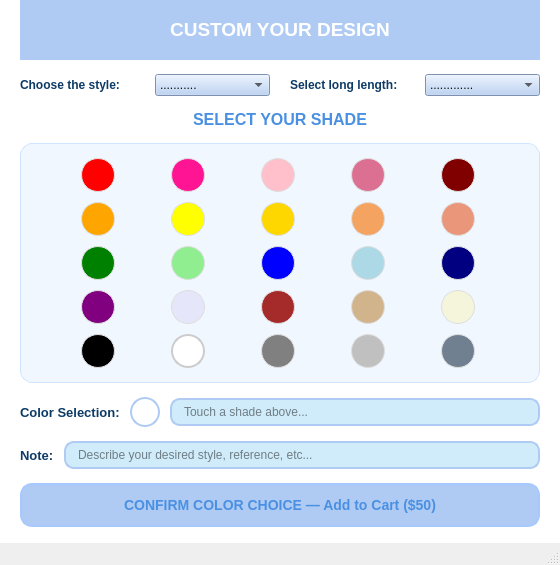
<?xml version="1.0" encoding="UTF-8"?>
<ui version="4.0">
 <class>SelfCustomWindow</class>
 <widget class="QMainWindow" name="SelfCustomWindow">
  <property name="geometry">
   <rect><x>0</x><y>0</y><width>560</width><height>520</height></rect>
  </property>
  <property name="windowTitle"><string>Custom Your Design</string></property>
  <property name="styleSheet">
   <string notr="true">#centralwidget { background-color: #FFFFFF; color: #000000; } QLabel { color: #000000; }</string>
  </property>

  <widget class="QWidget" name="centralwidget">
   <layout class="QVBoxLayout" name="verticalLayout">
    <property name="spacing"><number>14</number></property>
    <property name="leftMargin"><number>20</number></property>
    <property name="topMargin"><number>0</number></property>
    <property name="rightMargin"><number>20</number></property>
    <property name="bottomMargin"><number>16</number></property>

    <!-- Header -->
    <item>
     <widget class="QLabel" name="labelHeader">
      <property name="text"><string>&lt;html&gt;&lt;body&gt;&lt;p align="center"&gt;&lt;span style="font-size:14pt; font-weight:600;"&gt;CUSTOM YOUR DESIGN&lt;/span&gt;&lt;/p&gt;&lt;/body&gt;&lt;/html&gt;</string></property>
      <property name="maximumSize"><size><width>16777215</width><height>60</height></size></property>
      <property name="minimumSize"><size><width>0</width><height>60</height></size></property>
      <property name="styleSheet">
       <string notr="true">color: white; font-size: 14px; background-color: #AFCBF3;</string>
      </property>
     </widget>
    </item>

    <!-- Style + Length combos row -->
    <item>
     <layout class="QHBoxLayout" name="comboRow">
      <property name="spacing"><number>20</number></property>
      <item>
       <widget class="QLabel" name="chooseTheStyleLabel">
        <property name="text"><string>Choose the style:</string></property>
        <property name="styleSheet"><string notr="true">font-weight: bold; color: #0D3B66;</string></property>
       </widget>
      </item>
      <item>
       <widget class="QComboBox" name="chooseTheStyleComboBox">
        <property name="styleSheet"><string notr="true">background-color: #AFCBF3; color: rgb(15,15,15);</string></property>
        <item><property name="text"><string>...........</string></property></item>
        <item><property name="text"><string>Square</string></property></item>
        <item><property name="text"><string>Round</string></property></item>
        <item><property name="text"><string>Oval</string></property></item>
        <item><property name="text"><string>Almond</string></property></item>
        <item><property name="text"><string>Stiletto</string></property></item>
       </widget>
      </item>
      <item>
       <widget class="QLabel" name="chooseTheStyleLabel_2">
        <property name="text"><string>Select long length:</string></property>
        <property name="styleSheet"><string notr="true">font-weight: bold; color: #0D3B66;</string></property>
       </widget>
      </item>
      <item>
       <widget class="QComboBox" name="chooseTheStyleComboBox_2">
        <property name="styleSheet"><string notr="true">background-color: #AFCBF3; color: rgb(15,15,15);</string></property>
        <item><property name="text"><string>.............</string></property></item>
        <item><property name="text"><string>Short</string></property></item>
        <item><property name="text"><string>Medium</string></property></item>
        <item><property name="text"><string>Long</string></property></item>
        <item><property name="text"><string>Extra Long</string></property></item>
       </widget>
      </item>
     </layout>
    </item>

    <!-- Color palette section -->
    <item>
     <widget class="QLabel" name="labelTitle">
      <property name="text"><string>SELECT YOUR SHADE</string></property>
      <property name="alignment"><set>Qt::AlignCenter</set></property>
      <property name="styleSheet">
       <string notr="true">font-size: 16px; font-weight: bold; color: #4A90E2;</string>
      </property>
     </widget>
    </item>

    <item>
     <widget class="QFrame" name="paletteFrame">
      <property name="styleSheet">
       <string notr="true">QFrame { background-color: #F0F7FF; border-radius: 12px; border: 1px solid #CFE4FF; }</string>
      </property>
      <layout class="QGridLayout" name="gridLayoutColors">
       <property name="spacing"><number>10</number></property>
       <property name="leftMargin"><number>14</number></property>
       <property name="topMargin"><number>14</number></property>
       <property name="rightMargin"><number>14</number></property>
       <property name="bottomMargin"><number>14</number></property>
       <!-- Row 0 -->
       <item row="0" column="0"><widget class="QPushButton" name="color_1"><property name="maximumSize"><size><width>34</width><height>34</height></size></property><property name="minimumSize"><size><width>34</width><height>34</height></size></property><property name="styleSheet"><string notr="true">background-color: #FF0000; border-radius: 17px; border: 1px solid #ddd;</string></property><property name="text"><string/></property><property name="toolTip"><string>Red</string></property></widget></item>
       <item row="0" column="1"><widget class="QPushButton" name="color_2"><property name="maximumSize"><size><width>34</width><height>34</height></size></property><property name="minimumSize"><size><width>34</width><height>34</height></size></property><property name="styleSheet"><string notr="true">background-color: #FF1493; border-radius: 17px; border: 1px solid #ddd;</string></property><property name="text"><string/></property><property name="toolTip"><string>Deep Pink</string></property></widget></item>
       <item row="0" column="2"><widget class="QPushButton" name="color_3"><property name="maximumSize"><size><width>34</width><height>34</height></size></property><property name="minimumSize"><size><width>34</width><height>34</height></size></property><property name="styleSheet"><string notr="true">background-color: #FFC0CB; border-radius: 17px; border: 1px solid #ddd;</string></property><property name="text"><string/></property><property name="toolTip"><string>Pink</string></property></widget></item>
       <item row="0" column="3"><widget class="QPushButton" name="color_4"><property name="maximumSize"><size><width>34</width><height>34</height></size></property><property name="minimumSize"><size><width>34</width><height>34</height></size></property><property name="styleSheet"><string notr="true">background-color: #DB7093; border-radius: 17px; border: 1px solid #ddd;</string></property><property name="text"><string/></property><property name="toolTip"><string>Pale Violet Red</string></property></widget></item>
       <item row="0" column="4"><widget class="QPushButton" name="color_5"><property name="maximumSize"><size><width>34</width><height>34</height></size></property><property name="minimumSize"><size><width>34</width><height>34</height></size></property><property name="styleSheet"><string notr="true">background-color: #800000; border-radius: 17px; border: 1px solid #ddd;</string></property><property name="text"><string/></property><property name="toolTip"><string>Maroon</string></property></widget></item>
       <!-- Row 1 -->
       <item row="1" column="0"><widget class="QPushButton" name="color_6"><property name="maximumSize"><size><width>34</width><height>34</height></size></property><property name="minimumSize"><size><width>34</width><height>34</height></size></property><property name="styleSheet"><string notr="true">background-color: #FFA500; border-radius: 17px; border: 1px solid #ddd;</string></property><property name="text"><string/></property><property name="toolTip"><string>Orange</string></property></widget></item>
       <item row="1" column="1"><widget class="QPushButton" name="color_7"><property name="maximumSize"><size><width>34</width><height>34</height></size></property><property name="minimumSize"><size><width>34</width><height>34</height></size></property><property name="styleSheet"><string notr="true">background-color: #FFFF00; border-radius: 17px; border: 1px solid #ddd;</string></property><property name="text"><string/></property><property name="toolTip"><string>Yellow</string></property></widget></item>
       <item row="1" column="2"><widget class="QPushButton" name="color_8"><property name="maximumSize"><size><width>34</width><height>34</height></size></property><property name="minimumSize"><size><width>34</width><height>34</height></size></property><property name="styleSheet"><string notr="true">background-color: #FFD700; border-radius: 17px; border: 1px solid #ddd;</string></property><property name="text"><string/></property><property name="toolTip"><string>Gold</string></property></widget></item>
       <item row="1" column="3"><widget class="QPushButton" name="color_9"><property name="maximumSize"><size><width>34</width><height>34</height></size></property><property name="minimumSize"><size><width>34</width><height>34</height></size></property><property name="styleSheet"><string notr="true">background-color: #F4A460; border-radius: 17px; border: 1px solid #ddd;</string></property><property name="text"><string/></property><property name="toolTip"><string>Sandy Brown</string></property></widget></item>
       <item row="1" column="4"><widget class="QPushButton" name="color_10"><property name="maximumSize"><size><width>34</width><height>34</height></size></property><property name="minimumSize"><size><width>34</width><height>34</height></size></property><property name="styleSheet"><string notr="true">background-color: #E9967A; border-radius: 17px; border: 1px solid #ddd;</string></property><property name="text"><string/></property><property name="toolTip"><string>Dark Salmon</string></property></widget></item>
       <!-- Row 2 -->
       <item row="2" column="0"><widget class="QPushButton" name="color_11"><property name="maximumSize"><size><width>34</width><height>34</height></size></property><property name="minimumSize"><size><width>34</width><height>34</height></size></property><property name="styleSheet"><string notr="true">background-color: #008000; border-radius: 17px; border: 1px solid #ddd;</string></property><property name="text"><string/></property><property name="toolTip"><string>Green</string></property></widget></item>
       <item row="2" column="1"><widget class="QPushButton" name="color_12"><property name="maximumSize"><size><width>34</width><height>34</height></size></property><property name="minimumSize"><size><width>34</width><height>34</height></size></property><property name="styleSheet"><string notr="true">background-color: #90EE90; border-radius: 17px; border: 1px solid #ddd;</string></property><property name="text"><string/></property><property name="toolTip"><string>Light Green</string></property></widget></item>
       <item row="2" column="2"><widget class="QPushButton" name="color_13"><property name="maximumSize"><size><width>34</width><height>34</height></size></property><property name="minimumSize"><size><width>34</width><height>34</height></size></property><property name="styleSheet"><string notr="true">background-color: #0000FF; border-radius: 17px; border: 1px solid #ddd;</string></property><property name="text"><string/></property><property name="toolTip"><string>Blue</string></property></widget></item>
       <item row="2" column="3"><widget class="QPushButton" name="color_14"><property name="maximumSize"><size><width>34</width><height>34</height></size></property><property name="minimumSize"><size><width>34</width><height>34</height></size></property><property name="styleSheet"><string notr="true">background-color: #ADD8E6; border-radius: 17px; border: 1px solid #ddd;</string></property><property name="text"><string/></property><property name="toolTip"><string>Light Blue</string></property></widget></item>
       <item row="2" column="4"><widget class="QPushButton" name="color_15"><property name="maximumSize"><size><width>34</width><height>34</height></size></property><property name="minimumSize"><size><width>34</width><height>34</height></size></property><property name="styleSheet"><string notr="true">background-color: #000080; border-radius: 17px; border: 1px solid #ddd;</string></property><property name="text"><string/></property><property name="toolTip"><string>Navy</string></property></widget></item>
       <!-- Row 3 -->
       <item row="3" column="0"><widget class="QPushButton" name="color_16"><property name="maximumSize"><size><width>34</width><height>34</height></size></property><property name="minimumSize"><size><width>34</width><height>34</height></size></property><property name="styleSheet"><string notr="true">background-color: #800080; border-radius: 17px; border: 1px solid #ddd;</string></property><property name="text"><string/></property><property name="toolTip"><string>Purple</string></property></widget></item>
       <item row="3" column="1"><widget class="QPushButton" name="color_17"><property name="maximumSize"><size><width>34</width><height>34</height></size></property><property name="minimumSize"><size><width>34</width><height>34</height></size></property><property name="styleSheet"><string notr="true">background-color: #E6E6FA; border-radius: 17px; border: 1px solid #ddd;</string></property><property name="text"><string/></property><property name="toolTip"><string>Lavender</string></property></widget></item>
       <item row="3" column="2"><widget class="QPushButton" name="color_18"><property name="maximumSize"><size><width>34</width><height>34</height></size></property><property name="minimumSize"><size><width>34</width><height>34</height></size></property><property name="styleSheet"><string notr="true">background-color: #A52A2A; border-radius: 17px; border: 1px solid #ddd;</string></property><property name="text"><string/></property><property name="toolTip"><string>Brown</string></property></widget></item>
       <item row="3" column="3"><widget class="QPushButton" name="color_19"><property name="maximumSize"><size><width>34</width><height>34</height></size></property><property name="minimumSize"><size><width>34</width><height>34</height></size></property><property name="styleSheet"><string notr="true">background-color: #D2B48C; border-radius: 17px; border: 1px solid #ddd;</string></property><property name="text"><string/></property><property name="toolTip"><string>Tan</string></property></widget></item>
       <item row="3" column="4"><widget class="QPushButton" name="color_20"><property name="maximumSize"><size><width>34</width><height>34</height></size></property><property name="minimumSize"><size><width>34</width><height>34</height></size></property><property name="styleSheet"><string notr="true">background-color: #F5F5DC; border-radius: 17px; border: 1px solid #ddd;</string></property><property name="text"><string/></property><property name="toolTip"><string>Beige</string></property></widget></item>
       <!-- Row 4 -->
       <item row="4" column="0"><widget class="QPushButton" name="color_21"><property name="maximumSize"><size><width>34</width><height>34</height></size></property><property name="minimumSize"><size><width>34</width><height>34</height></size></property><property name="styleSheet"><string notr="true">background-color: #000000; border-radius: 17px; border: 1px solid #ddd;</string></property><property name="text"><string/></property><property name="toolTip"><string>Black</string></property></widget></item>
       <item row="4" column="1"><widget class="QPushButton" name="color_22"><property name="maximumSize"><size><width>34</width><height>34</height></size></property><property name="minimumSize"><size><width>34</width><height>34</height></size></property><property name="styleSheet"><string notr="true">background-color: #FFFFFF; border-radius: 17px; border: 2px solid #ccc;</string></property><property name="text"><string/></property><property name="toolTip"><string>White</string></property></widget></item>
       <item row="4" column="2"><widget class="QPushButton" name="color_23"><property name="maximumSize"><size><width>34</width><height>34</height></size></property><property name="minimumSize"><size><width>34</width><height>34</height></size></property><property name="styleSheet"><string notr="true">background-color: #808080; border-radius: 17px; border: 1px solid #ddd;</string></property><property name="text"><string/></property><property name="toolTip"><string>Gray</string></property></widget></item>
       <item row="4" column="3"><widget class="QPushButton" name="color_24"><property name="maximumSize"><size><width>34</width><height>34</height></size></property><property name="minimumSize"><size><width>34</width><height>34</height></size></property><property name="styleSheet"><string notr="true">background-color: #C0C0C0; border-radius: 17px; border: 1px solid #ddd;</string></property><property name="text"><string/></property><property name="toolTip"><string>Silver</string></property></widget></item>
       <item row="4" column="4"><widget class="QPushButton" name="color_25"><property name="maximumSize"><size><width>34</width><height>34</height></size></property><property name="minimumSize"><size><width>34</width><height>34</height></size></property><property name="styleSheet"><string notr="true">background-color: #708090; border-radius: 17px; border: 1px solid #ddd;</string></property><property name="text"><string/></property><property name="toolTip"><string>Slate Gray</string></property></widget></item>
      </layout>
     </widget>
    </item>

    <!-- Selected color display -->
    <item>
     <layout class="QHBoxLayout" name="colorDisplayRow">
      <property name="spacing"><number>10</number></property>
      <item>
       <widget class="QLabel" name="label_3">
        <property name="text"><string>Color Selection:</string></property>
        <property name="styleSheet"><string notr="true">font-weight: bold; color: #0D3B66; font-size: 13px;</string></property>
       </widget>
      </item>
      <item>
       <widget class="QLabel" name="lblColorSwatch">
        <property name="minimumSize"><size><width>30</width><height>30</height></size></property>
        <property name="maximumSize"><size><width>30</width><height>30</height></size></property>
        <property name="styleSheet">
         <string notr="true">background-color: #FFFFFF; border-radius: 15px; border: 2px solid #AFCBF3;</string>
        </property>
        <property name="text"><string/></property>
       </widget>
      </item>
      <item>
       <widget class="QLineEdit" name="txtSelectedColor">
        <property name="styleSheet">
         <string notr="true">background-color: rgb(208,236,250); color: rgb(15,15,15); border: 2px solid #AFCBF3; border-radius: 10px; padding: 4px 10px;</string>
        </property>
        <property name="readOnly"><bool>true</bool></property>
        <property name="placeholderText"><string>Touch a shade above...</string></property>
       </widget>
      </item>
     </layout>
    </item>

    <!-- Note -->
    <item>
     <layout class="QHBoxLayout" name="noteRow">
      <property name="spacing"><number>10</number></property>
      <item>
       <widget class="QLabel" name="lblNote">
        <property name="text"><string>Note:</string></property>
        <property name="styleSheet"><string notr="true">font-weight: bold; color: #0D3B66; font-size: 13px;</string></property>
       </widget>
      </item>
      <item>
       <widget class="QLineEdit" name="lineEditNote">
        <property name="styleSheet">
         <string notr="true">background-color: rgb(208,236,250); color: rgb(15,15,15); border: 2px solid #AFCBF3; border-radius: 10px; padding: 4px 10px;</string>
        </property>
        <property name="placeholderText"><string>Describe your desired style, reference, etc...</string></property>
       </widget>
      </item>
     </layout>
    </item>

    <!-- Confirm button -->
    <item>
     <widget class="QPushButton" name="buychocolatebalance_45">
      <property name="text"><string>CONFIRM COLOR CHOICE — Add to Cart ($50)</string></property>
      <property name="minimumSize"><size><width>0</width><height>44</height></size></property>
      <property name="styleSheet">
       <string notr="true">QPushButton { background-color: #AFCBF3; color: #4A90E2; border-radius: 12px; padding: 10px; font-size: 14px; font-weight: bold; font-family: "Georgia"; border: 2px solid #A6C8FF; } QPushButton:hover { background-color: #A6C8FF; border: 2px solid #7FAFFF; color: white; } QPushButton:pressed { background-color: #7FAFFF; border: 2px solid #4A90E2; }</string>
      </property>
     </widget>
    </item>

   </layout>
  </widget>

  <widget class="QMenuBar" name="menubar">
   <property name="geometry"><rect><x>0</x><y>0</y><width>560</width><height>22</height></rect></property>
  </widget>
  <widget class="QStatusBar" name="statusbar"/>
 </widget>
 <resources/>
 <connections/>
</ui>
